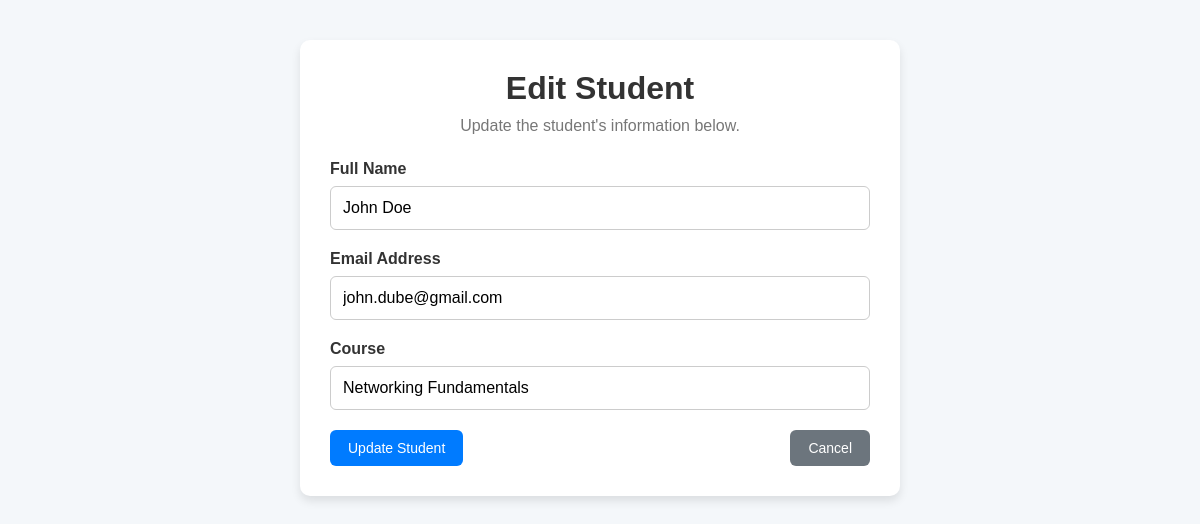
Page /edit/2 on the committed database.
### tables this page shows
CREATE TABLE students(
            id INTEGER PRIMARY KEY AUTOINCREMENT,
            name TEXT NOT NULL,
            email TEXT NOT NULL,
            course TEXT NOT NULL
        );

### app.py (the view, shortened to what this page needs)
@app.route("/edit/<int:id>", methods=["GET", "POST"])
def edit(id):
    conn = get_db_connection()
    student = conn.execute(
        "SELECT * FROM students WHERE id=?",
        (id,)
    ).fetchone()
    if student is None:
        conn.close()
        flash("Student not found.", "error")
        return redirect("/")
    conn.close()
    return render_template("edit.html", student=student)

### app.py (called while the page is built)
def get_db_connection():
    conn = sqlite3.connect(DATABASE)
    conn.row_factory = sqlite3.Row
    return conn

### Templates/edit.html (shortened to what this page needs)
<!DOCTYPE html>
<html lang="en">
<head>
    <link rel="stylesheet" href="{{ url_for('static', filename='style.css') }}">
</head>
<body>
<div class="container">
    <div class="form-container">
        <h1>Edit Student</h1>
        <p>Update the student's information below.</p>
        <form action="/edit/{{ student[0] }}" method="POST">
            <div class="form-group">
                <label for="name">Full Name</label>
                <input
                    type="text"
                    id="name"
                    name="name"
                    value="{{ student[1] }}"
                    required>
            </div>
            <div class="form-group">
                <label for="email">Email Address</label>
                <input
                    type="email"
                    id="email"
                    name="email"
                    value="{{ student[2] }}"
                    required>
            </div>
            <div class="form-group">
                <label for="course">Course</label>
                <input
                    type="text"
                    id="course"
                    name="course"
                    value="{{ student[3] }}"
                    required>
            </div>
            <div class="button-group">
                <button type="submit" class="btn btn-save">
                    Update Student
                </button>
                <a href="/" class="btn btn-cancel">
                    Cancel
                </a>
            </div>
        </form>
    </div>
</div>
</body>
</html>

### static/style.css (style rules this page uses)
* { margin:0; padding:0; box-sizing:border-box; font-family:Arial, Helvetica, sans-serif; }
body { background:#f4f7fa; color:#333; }
.container { width:90%; max-width:1100px; margin:40px auto; }
.btn { display:inline-block; text-decoration:none; padding:10px 18px; border-radius:6px; color:#fff; font-size:14px; transition:0.3s; cursor:pointer; border:none; }
.btn-save { background:#007BFF; }
.btn-cancel { background:#6c757d; }
.form-container { background:#fff; padding:30px; border-radius:10px; box-shadow:0 5px 10px rgba(0,0,0,0.1); width:100%; max-width:600px; margin:auto; }
.form-container h1 { text-align:center; margin-bottom:10px; }
.form-container p { text-align:center; color:#777; margin-bottom:25px; }
.form-group { margin-bottom:20px; }
.form-group label { display:block; margin-bottom:8px; font-weight:bold; }
.form-group input { width:100%; padding:12px; border:1px solid #ccc; border-radius:6px; font-size:16px; }
.button-group { display:flex; justify-content:space-between; gap:10px; margin-top:20px; }

### rows in the picture
students: name "John Doe", email "john.dube@gmail.com", course "Networking Fundamentals"
